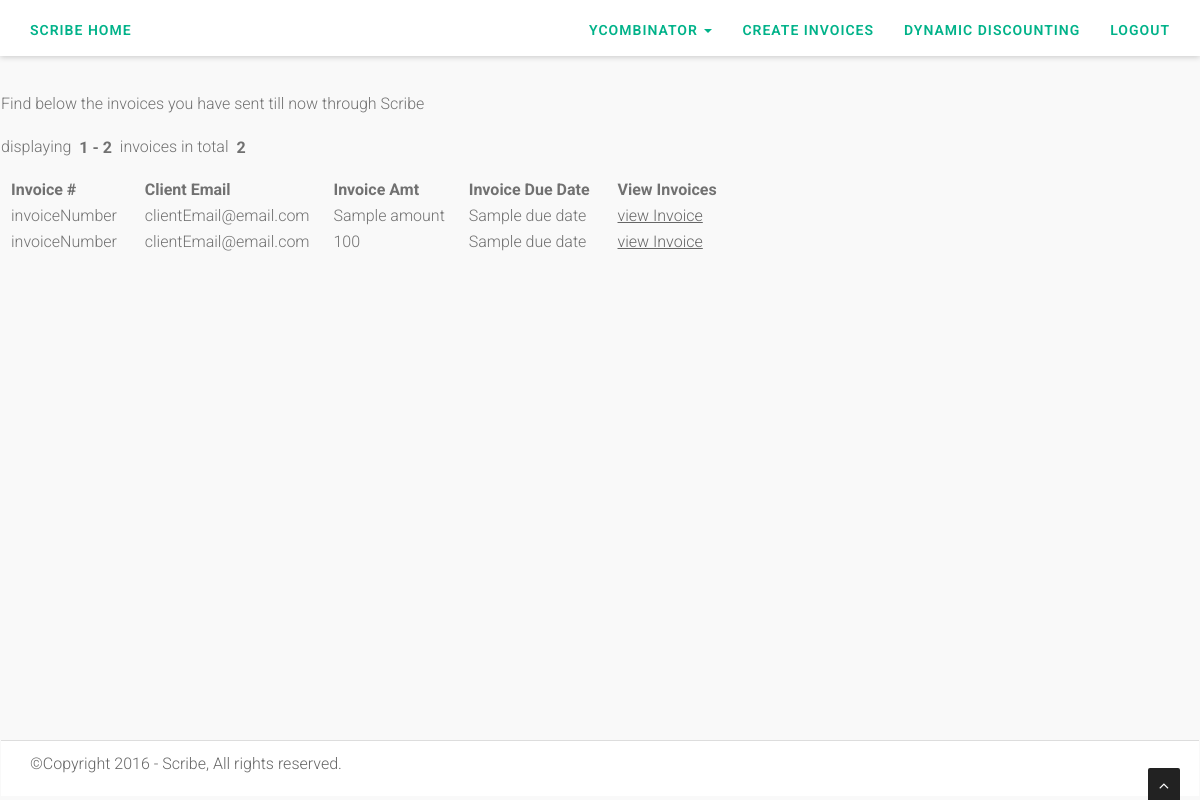
Page /sentInvoices (signed in) on the committed database.
### models.py (models this page shows, shortened)
class Business(Base):
    __tablename__ = 'Business'
    id = db.Column(db.Integer, primary_key=True)
    authenticated = db.Column(db.Boolean, default=True)
    name = db.Column(db.String(120))
    company = db.Column(db.String(120))
    email = db.Column(db.String(120)) #, unique=True)
    password = db.Column(db.String(30))
    phone = db.Column(db.String(120))
    website = db.Column(db.String(120))
    street=db.Column(db.String(120))
    city=db.Column(db.String(120))
    state=db.Column(db.String(120))
    country=db.Column(db.String(120))
    zipCode=db.Column(db.String(120))
    vatTaxNo=db.Column(db.String(120))
    logo=db.Column(db.String(120))
    stripeToken=db.Column(db.String(120))
    stripeUserId=db.Column(db.String(120))
    Enterprise=db.Column(db.Boolean, default=False)

class Invoice(Base):
    __tablename__ = 'Invoices'
    id = db.Column(db.Integer, primary_key=True)
    invoiceNumber = db.Column(db.String(120))
    clientName =  db.Column(db.String(120))
    clientEmail = db.Column(db.String(120))
    businessId = db.Column(db.String(30))
    invoiceAmt = db.Column(db.String(30))
    invoiceDueDate = db.Column(db.String(30))
    invoiceDate = db.Column(db.String(30))
    invoiceDesc = db.Column(db.String(30))
    invoiceOpened = db.Column(db.Boolean, default=False)
    invoicePaid = db.Column(db.Boolean, default=False)

### app.py (the view)
@app.route("/sentInvoices", methods=['GET', 'POST'])
def sent_invoices():
  invoices = Invoice.query.filter_by(businessId=current_user.id)
  page = request.args.get('page', type=int, default=1)
  search = setSearchOption(request)
  ITEMS_PER_PAGE = 10
  i = (page - 1) * ITEMS_PER_PAGE
  invoicesPerPage = invoices[i:i + ITEMS_PER_PAGE]
  pagination = Pagination(page=page, per_page=10, total=invoices.count(), search=search, record_name='invoices',
                          css_framework='bootstrap3')
  return render_template('pages/sentInvoices.html', invoices=invoicesPerPage,
                         pagination=pagination)

### app.py (called while the page is built)
@login_manager.user_loader
def load_user(id):
  if id is None or id == 'None':
    id = -1
  return Business.query.get(int(id))

def setSearchOption(request):
  search = False
  q = request.args.get('q')
  if q:
    search = True
  return search

### templates/pages/sentInvoices.html (shortened to what this page needs)
{% extends 'layouts/main.html' %}
{% block content %}
    Find below the invoices you have sent till now through Scribe
    {{ pagination.info }}
    <table>
      <thead>
        <tr>
          <th>Invoice #&nbsp;&nbsp;</th>
          <th>Client Email&nbsp;&nbsp;</th>
            <th>Invoice Amt&nbsp;&nbsp;</th>
            <th>Invoice Due Date&nbsp;&nbsp;</th>
            <th>View Invoices&nbsp;&nbsp;</th>
        </tr>
      </thead>
      <tbody>
        {% for invoice in invoices %}
          <tr>
            <td>{{ invoice.invoiceNumber }} &nbsp;</td>
            <td>{{ invoice.clientEmail }}&nbsp;</td>
              <td>{{ invoice.invoiceAmt }}&nbsp;</td>
            <td>{{ invoice.invoiceDueDate }}&nbsp;</td>
              <td><a href="{{ url_for('static', filename='invoices/'+current_user.name+'/invoice'+invoice.id|string+'.pdf') }}" style="text-decoration: underline">view Invoice</a></td>
          </tr>
        {% endfor %}
      </tbody>
    </table>
{% endblock %}

### templates/layouts/main.html (shortened to what this page needs)
<!DOCTYPE html>
<html lang="en">
{% include 'layouts/header.html' %}
<body id="page-top" data-spy="scroll" data-target=".navbar-custom">
<div id="wrapper">
	<nav class="navbar navbar-custom navbar-fixed-top" >
	    <div class="container-fluid">
			<div class="navbar-header">
				<ul class="nav navbar-brand">
					<li><a href="{{ url_for('home') }}">Scribe Home</a></li>
				</ul>
			</div>
          <div id="navbar" class="navbar-collapse collapse">
            <ul class="nav navbar-nav pull-right">
              <li class="dropdown">
				  <a class="dropdown-toggle" data-toggle="dropdown">{{ current_user.name }} <b class="caret"></b></a>
			  </li>
			  <li><a href="{{ url_for('create_invoice') }}">Create Invoices</a></li>
			  <li><a href="{{ url_for('dynamic_discounting') }}">Dynamic Discounting</a></li>
			  <li><a href="{{ url_for('logout') }}">logout</a></li>
            </ul>
          </div>
        </div>
    </nav>
</div>
<main id="content" role="main">
  {% block content %}{% endblock %}
</main>
<a href="#" class="scrollup"><i class="fa fa-angle-up active"></i></a>
{% include 'layouts/mainFooter.html' %}
</body>
</html>

### static/css/styleMain.css (style rules this page uses)
body { width: 100%; height: 100%; font-family: 'Open Sans', sans-serif; font-weight: 300; color: #666; background-color:#fff; font-size: 16px; line-height: 1.6em; border: 1px solid transparent; font-family:'Roboto', sans-serif; }
html { width: 100%; height: 100%; }
main { margin-top:90px; min-height:75%; background:transparent; color: #717171; }
table { display:block; min-height:60%; padding-bottom:10px; }
tr,td,th { padding-left:10px; padding-right:10px; }
a { color: #666; -webkit-transition: all .2s ease-in-out; -moz-transition: all .2s ease-in-out; transition: all .2s ease-in-out; }
.navbar.navbar-custom { width: inherit; margin: 0 auto; padding-bottom:0; box-shadow: 0 0 3px rgba(0,0,0,0.12); box-shadow: 0 1px 6px rgba(0,0,0,.2); -webkit-box-shadow: 0 1px 6px rgba(0,0,0,.2); -moz-box-shadow: 0 1px 6px rgba(0,0,0,.2); -o-box-shadow: 0 1px 6px rgba(0,0,0,.2); }
.navbar { margin-bottom: 0; border-bottom: 1px solid rgba(255,255,255,.3); }
.navbar-brand { font-weight: 700; }
.navbar.navbar-custom { padding-top: 0; }
.navbar-custom ul.nav li a { font-size: 14px; letter-spacing: 1px; color: #666; text-transform: uppercase; font-weight: 700; background: transparent; padding-top:20px; }
.navbar-brand { padding-top: 15px; margin-top: 5px; padding-bottom: 0; }
.navbar-custom ul.navbar-brand li a { padding-top: 0px; }
.navbar-custom ul.nav li a { font-weight:600; font-size:14px; color:#00B289; letter-spacing:1px; outline:0 !important; background:#fff; box-sizing:border-box; }
.scrollup { position:fixed; width:32px; height:32px; bottom:0px; right:20px; background: #222; -webkit-border-radius: 2px 2px 0 0; -moz-border-radius: 2px 2px 0 0; border-radius: 2px 2px 0 0; }
a.scrollup { outline:0; text-align: center; }
a.scrollup i { margin-top: 10px; color: #fff; }
.pagination-page-info { padding: .6em; padding-left: 0; margin: .5em; margin-left: 0; }
.pagination-page-info b { padding-left: 2px; padding: .1em .25em; }

### static/color/default.css (style rules this page uses)
body { background-color:#f9f9f9; }
.navbar.navbar-custom { background-color:#fff; }
.navbar-custom ul.nav li a { color:#00B289; }
a { color:#666666; }
.navbar-collapse, .sub-footer { background-color:#fff; }

### rows in the picture
Business: name "YCOMBINATOR"
Invoice: invoiceNumber "invoiceNumber", clientEmail "clientEmail@email.com", invoiceAmt "Sample amount", invoiceDueDate "Sample due date"
Invoice: invoiceNumber "invoiceNumber", clientEmail "clientEmail@email.com", invoiceAmt "100", invoiceDueDate "Sample due date"

### other values in the picture
{{ pagination.info }} "displaying 1 - 2 invoices in total 2"
